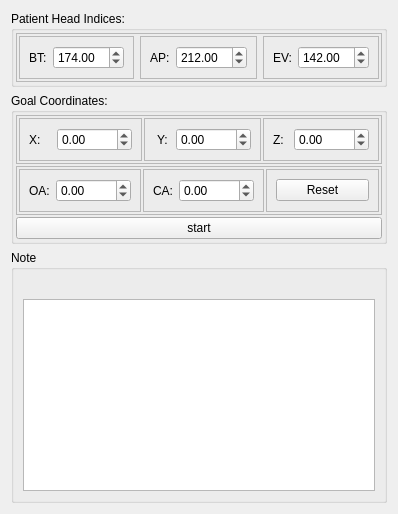
            <widget class="QWidget" name="tab_Input">
             <attribute name="title">
              <string>Input</string>
             </attribute>
             <layout class="QVBoxLayout" name="verticalLayout_5">
              <item alignment="Qt::AlignTop">
               <widget class="QGroupBox" name="groupBox_4">
                <property name="font">
                 <font>
                  <family>Segoe UI</family>
                 </font>
                </property>
                <property name="title">
                 <string>Patient Head Indices:</string>
                </property>
                <layout class="QVBoxLayout" name="verticalLayout_4">
                 <property name="spacing">
                  <number>2</number>
                 </property>
                 <property name="leftMargin">
                  <number>2</number>
                 </property>
                 <property name="topMargin">
                  <number>2</number>
                 </property>
                 <property name="rightMargin">
                  <number>2</number>
                 </property>
                 <property name="bottomMargin">
                  <number>2</number>
                 </property>
                 <item>
                  <widget class="QFrame" name="frame_2">
                   <property name="font">
                    <font>
                     <family>Segoe UI</family>
                    </font>
                   </property>
                   <property name="frameShape">
                    <enum>QFrame::StyledPanel</enum>
                   </property>
                   <property name="frameShadow">
                    <enum>QFrame::Raised</enum>
                   </property>
                   <layout class="QHBoxLayout" name="horizontalLayout_3">
                    <property name="leftMargin">
                     <number>2</number>
                    </property>
                    <property name="topMargin">
                     <number>2</number>
                    </property>
                    <property name="rightMargin">
                     <number>2</number>
                    </property>
                    <property name="bottomMargin">
                     <number>2</number>
                    </property>
                    <item>
                     <widget class="QFrame" name="frame_56">
                      <property name="font">
                       <font>
                        <family>Segoe UI</family>
                       </font>
                      </property>
                      <property name="frameShape">
                       <enum>QFrame::StyledPanel</enum>
                      </property>
                      <property name="frameShadow">
                       <enum>QFrame::Raised</enum>
                      </property>
                      <layout class="QHBoxLayout" name="horizontalLayout_17">
                       <item>
                        <widget class="QLabel" name="label_20">
                         <property name="font">
                          <font>
                           <family>Segoe UI</family>
                          </font>
                         </property>
                         <property name="text">
                          <string>BT:</string>
                         </property>
                        </widget>
                       </item>
                       <item>
                        <widget class="QDoubleSpinBox" name="BTspinbox">
                         <property name="font">
                          <font>
                           <family>Segoe UI</family>
                          </font>
                         </property>
                         <property name="minimum">
                          <double>0.000000000000000</double>
                         </property>
                         <property name="maximum">
                          <double>9999.989999999999782</double>
                         </property>
                         <property name="value">
                          <double>174.000000000000000</double>
                         </property>
                        </widget>
                       </item>
                      </layout>
                     </widget>
                    </item>
                    <item>
                     <widget class="QFrame" name="frame_52">
                      <property name="font">
                       <font>
                        <family>Segoe UI</family>
                       </font>
                      </property>
                      <property name="frameShape">
                       <enum>QFrame::StyledPanel</enum>
                      </property>
                      <property name="frameShadow">
                       <enum>QFrame::Raised</enum>
                      </property>
                      <layout class="QHBoxLayout" name="horizontalLayout_16">
                       <item>
                        <widget class="QLabel" name="label_35">
                         <property name="font">
                          <font>
                           <family>Segoe UI</family>
                          </font>
                         </property>
                         <property name="text">
                          <string>AP:</string>
                         </property>
                        </widget>
                       </item>
                       <item>
                        <widget class="QDoubleSpinBox" name="APspinbox">
                         <property name="font">
                          <font>
                           <family>Segoe UI</family>
                          </font>
                         </property>
                         <property name="minimum">
                          <double>0.000000000000000</double>
                         </property>
                         <property name="maximum">
                          <double>9999.989999999999782</double>
                         </property>
                         <property name="value">
                          <double>212.000000000000000</double>
                         </property>
                        </widget>
                       </item>
                      </layout>
                     </widget>
                    </item>
                    <item>
                     <widget class="QFrame" name="frame_58">
                      <property name="font">
                       <font>
                        <family>Segoe UI</family>
                       </font>
                      </property>
                      <property name="frameShape">
                       <enum>QFrame::StyledPanel</enum>
                      </property>
                      <property name="frameShadow">
                       <enum>QFrame::Raised</enum>
                      </property>
                      <layout class="QHBoxLayout" name="horizontalLayout_18">
                       <item>
                        <widget class="QLabel" name="label_3">
                         <property name="font">
                          <font>
                           <family>Segoe UI</family>
                          </font>
                         </property>
                         <property name="text">
                          <string>EV:</string>
                         </property>
                        </widget>
                       </item>
                       <item>
                        <widget class="QDoubleSpinBox" name="EVspinbox">
                         <property name="font">
                          <font>
                           <family>Segoe UI</family>
                          </font>
                         </property>
                         <property name="minimum">
                          <double>0.000000000000000</double>
                         </property>
                         <property name="maximum">
                          <double>9999.989999999999782</double>
                         </property>
                         <property name="value">
                          <double>142.000000000000000</double>
                         </property>
                        </widget>
                       </item>
                      </layout>
                     </widget>
                    </item>
                   </layout>
                  </widget>
                 </item>
                </layout>
               </widget>
              </item>
              <item alignment="Qt::AlignTop">
               <widget class="QGroupBox" name="groupBox_6">
                <property name="sizePolicy">
                 <sizepolicy hsizetype="Expanding" vsizetype="Expanding">
                  <horstretch>0</horstretch>
                  <verstretch>0</verstretch>
                 </sizepolicy>
                </property>
                <property name="font">
                 <font>
                  <family>Segoe UI</family>
                 </font>
                </property>
                <property name="title">
                 <string>Goal Coordinates:</string>
                </property>
                <layout class="QVBoxLayout" name="verticalLayout_18">
                 <property name="spacing">
                  <number>2</number>
                 </property>
                 <property name="leftMargin">
                  <number>2</number>
                 </property>
                 <property name="topMargin">
                  <number>2</number>
                 </property>
                 <property name="rightMargin">
                  <number>2</number>
                 </property>
                 <property name="bottomMargin">
                  <number>2</number>
                 </property>
                 <item>
                  <widget class="QFrame" name="frame_5">
                   <property name="font">
                    <font>
                     <family>Segoe UI</family>
                    </font>
                   </property>
                   <property name="frameShape">
                    <enum>QFrame::StyledPanel</enum>
                   </property>
                   <property name="frameShadow">
                    <enum>QFrame::Raised</enum>
                   </property>
                   <layout class="QHBoxLayout" name="horizontalLayout_4">
                    <property name="spacing">
                     <number>2</number>
                    </property>
                    <property name="leftMargin">
                     <number>2</number>
                    </property>
                    <property name="topMargin">
                     <number>2</number>
                    </property>
                    <property name="rightMargin">
                     <number>2</number>
                    </property>
                    <property name="bottomMargin">
                     <number>2</number>
                    </property>
                    <item>
                     <widget class="QFrame" name="frame_34">
                      <property name="font">
                       <font>
                        <family>Segoe UI</family>
                       </font>
                      </property>
                      <property name="frameShape">
                       <enum>QFrame::StyledPanel</enum>
                      </property>
                      <property name="frameShadow">
                       <enum>QFrame::Raised</enum>
                      </property>
                      <layout class="QHBoxLayout" name="horizontalLayout_13">
                       <item>
                        <widget class="QLabel" name="label_10">
                         <property name="font">
                          <font>
                           <family>Segoe UI</family>
                          </font>
                         </property>
                         <property name="text">
                          <string>X:   </string>
                         </property>
                        </widget>
                       </item>
                       <item>
                        <widget class="QDoubleSpinBox" name="Xspin">
                         <property name="font">
                          <font>
                           <family>Segoe UI</family>
                          </font>
                         </property>
                         <property name="minimum">
                          <double>-9999.989999999999782</double>
                         </property>
                         <property name="maximum">
                          <double>9999.989999999999782</double>
                         </property>
                         <property name="value">
                          <double>0.000000000000000</double>
                         </property>
                        </widget>
                       </item>
                      </layout>
                     </widget>
                    </item>
                    <item>
                     <widget class="QFrame" name="frame_35">
                      <property name="font">
                       <font>
                        <family>Segoe UI</family>
                       </font>
                      </property>
                      <property name="frameShape">
                       <enum>QFrame::StyledPanel</enum>
                      </property>
                      <property name="frameShadow">
                       <enum>QFrame::Raised</enum>
                      </property>
                      <layout class="QHBoxLayout" name="horizontalLayout_14">
                       <item>
                        <widget class="QLabel" name="label_11">
                         <property name="font">
                          <font>
                           <family>Segoe UI</family>
                          </font>
                         </property>
                         <property name="text">
                          <string> Y:</string>
                         </property>
                         <property name="alignment">
                          <set>Qt::AlignLeading|Qt::AlignLeft|Qt::AlignVCenter</set>
                         </property>
                        </widget>
                       </item>
                       <item>
                        <widget class="QDoubleSpinBox" name="Yspin">
                         <property name="font">
                          <font>
                           <family>Segoe UI</family>
                          </font>
                         </property>
                         <property name="minimum">
                          <double>-9999.989999999999782</double>
                         </property>
                         <property name="maximum">
                          <double>9999.989999999999782</double>
                         </property>
                        </widget>
                       </item>
                      </layout>
                     </widget>
                    </item>
                    <item>
                     <widget class="QFrame" name="frame_41">
                      <property name="font">
                       <font>
                        <family>Segoe UI</family>
                       </font>
                      </property>
                      <property name="frameShape">
                       <enum>QFrame::StyledPanel</enum>
                      </property>
                      <property name="frameShadow">
                       <enum>QFrame::Raised</enum>
                      </property>
                      <layout class="QHBoxLayout" name="horizontalLayout_15">
                       <item>
                        <widget class="QLabel" name="label_12">
                         <property name="font">
                          <font>
                           <family>Segoe UI</family>
                          </font>
                         </property>
                         <property name="text">
                          <string>Z:</string>
                         </property>
                        </widget>
                       </item>
                       <item>
                        <widget class="QDoubleSpinBox" name="Zspin">
                         <property name="font">
                          <font>
                           <family>Segoe UI</family>
                          </font>
                         </property>
                         <property name="minimum">
                          <double>-9999.989999999999782</double>
                         </property>
                         <property name="maximum">
                          <double>9999.989999999999782</double>
                         </property>
                        </widget>
                       </item>
                      </layout>
                     </widget>
                    </item>
                   </layout>
                  </widget>
                 </item>
                 <item alignment="Qt::AlignTop">
                  <widget class="QFrame" name="frame_9">
                   <property name="font">
                    <font>
                     <family>Segoe UI</family>
                    </font>
                   </property>
                   <property name="frameShape">
                    <enum>QFrame::StyledPanel</enum>
                   </property>
                   <property name="frameShadow">
                    <enum>QFrame::Raised</enum>
                   </property>
                   <layout class="QHBoxLayout" name="horizontalLayout_5">
                    <property name="spacing">
                     <number>2</number>
                    </property>
                    <property name="leftMargin">
                     <number>2</number>
                    </property>
                    <property name="topMargin">
                     <number>2</number>
                    </property>
                    <property name="rightMargin">
                     <number>2</number>
                    </property>
                    <property name="bottomMargin">
                     <number>2</number>
                    </property>
                    <item>
                     <widget class="QFrame" name="frame_30">
                      <property name="font">
                       <font>
                        <family>Segoe UI</family>
                       </font>
                      </property>
                      <property name="frameShape">
                       <enum>QFrame::StyledPanel</enum>
                      </property>
                      <property name="frameShadow">
                       <enum>QFrame::Raised</enum>
                      </property>
                      <layout class="QHBoxLayout" name="horizontalLayout_8">
                       <item>
                        <widget class="QLabel" name="label_5">
                         <property name="font">
                          <font>
                           <family>Segoe UI</family>
                          </font>
                         </property>
                         <property name="text">
                          <string>OA:</string>
                         </property>
                        </widget>
                       </item>
                       <item>
                        <widget class="QDoubleSpinBox" name="OAspin">
                         <property name="font">
                          <font>
                           <family>Segoe UI</family>
                          </font>
                         </property>
                         <property name="minimum">
                          <double>-9999.989999999999782</double>
                         </property>
                         <property name="maximum">
                          <double>9999.989999999999782</double>
                         </property>
                        </widget>
                       </item>
                      </layout>
                     </widget>
                    </item>
                    <item>
                     <widget class="QFrame" name="frame_32">
                      <property name="font">
                       <font>
                        <family>Segoe UI</family>
                       </font>
                      </property>
                      <property name="frameShape">
                       <enum>QFrame::StyledPanel</enum>
                      </property>
                      <property name="frameShadow">
                       <enum>QFrame::Raised</enum>
                      </property>
                      <layout class="QHBoxLayout" name="horizontalLayout_12">
                       <item>
                        <widget class="QLabel" name="label_6">
                         <property name="font">
                          <font>
                           <family>Segoe UI</family>
                          </font>
                         </property>
                         <property name="text">
                          <string>CA:</string>
                         </property>
                        </widget>
                       </item>
                       <item>
                        <widget class="QDoubleSpinBox" name="CAspin">
                         <property name="font">
                          <font>
                           <family>Segoe UI</family>
                          </font>
                         </property>
                         <property name="minimum">
                          <double>-9999.989999999999782</double>
                         </property>
                         <property name="maximum">
                          <double>9999.989999999999782</double>
                         </property>
                        </widget>
                       </item>
                      </layout>
                     </widget>
                    </item>
                    <item>
                     <widget class="QFrame" name="frame_59">
                      <property name="font">
                       <font>
                        <family>Segoe UI</family>
                       </font>
                      </property>
                      <property name="frameShape">
                       <enum>QFrame::StyledPanel</enum>
                      </property>
                      <property name="frameShadow">
                       <enum>QFrame::Raised</enum>
                      </property>
                      <layout class="QHBoxLayout" name="horizontalLayout_22">
                       <item>
                        <widget class="QPushButton" name="ResetButton">
                         <property name="baseSize">
                          <size>
                           <width>3</width>
                           <height>0</height>
                          </size>
                         </property>
                         <property name="font">
                          <font>
                           <family>Segoe UI</family>
                          </font>
                         </property>
                         <property name="styleSheet">
                          <string notr="true"/>
                         </property>
                         <property name="text">
                          <string>Reset</string>
                         </property>
                         <property name="iconSize">
                          <size>
                           <width>16</width>
                           <height>16</height>
                          </size>
                         </property>
                        </widget>
                       </item>
                      </layout>
                     </widget>
                    </item>
                   </layout>
                  </widget>
                 </item>
                 <item>
                  <widget class="QPushButton" name="StartBotton">
                   <property name="font">
                    <font>
                     <family>Segoe UI</family>
                    </font>
                   </property>
                   <property name="styleSheet">
                    <string notr="true"/>
                   </property>
                   <property name="text">
                    <string>start</string>
                   </property>
                  </widget>
                 </item>
                </layout>
               </widget>
              </item>
              <item>
               <widget class="QGroupBox" name="groupBox_8">
                <property name="sizePolicy">
                 <sizepolicy hsizetype="Expanding" vsizetype="Expanding">
                  <horstretch>0</horstretch>
                  <verstretch>0</verstretch>
                 </sizepolicy>
                </property>
                <property name="font">
                 <font>
                  <family>Segoe UI</family>
                 </font>
                </property>
                <property name="title">
                 <string>Note</string>
                </property>
                <layout class="QGridLayout" name="gridLayout_5">
                 <item row="1" column="0">
                  <widget class="QTextBrowser" name="NoteBrowser">
                   <property name="font">
                    <font>
                     <family>Segoe UI</family>
                    </font>
                   </property>
                   <property name="mouseTracking">
                    <bool>false</bool>
                   </property>
                   <property name="html">
                    <string>&lt;!DOCTYPE HTML PUBLIC &quot;-//W3C//DTD HTML 4.0//EN&quot; &quot;http://www.w3.org/TR/REC-html40/strict.dtd&quot;&gt;
&lt;html&gt;&lt;head&gt;&lt;meta name=&quot;qrichtext&quot; content=&quot;1&quot; /&gt;&lt;style type=&quot;text/css&quot;&gt;
p, li { white-space: pre-wrap; }
&lt;/style&gt;&lt;/head&gt;&lt;body style=&quot; font-family:'Segoe UI'; font-size:8.25pt; font-weight:400; font-style:normal;&quot;&gt;
&lt;p style=&quot;-qt-paragraph-type:empty; margin-top:0px; margin-bottom:0px; margin-left:0px; margin-right:0px; -qt-block-indent:0; text-indent:0px;&quot;&gt;&lt;br /&gt;&lt;/p&gt;&lt;/body&gt;&lt;/html&gt;</string>
                   </property>
                  </widget>
                 </item>
                 <item row="0" column="0">
                  <widget class="QLabel" name="label_27">
                   <property name="text">
                    <string/>
                   </property>
                  </widget>
                 </item>
                </layout>
               </widget>
              </item>
             </layout>
            </widget>
